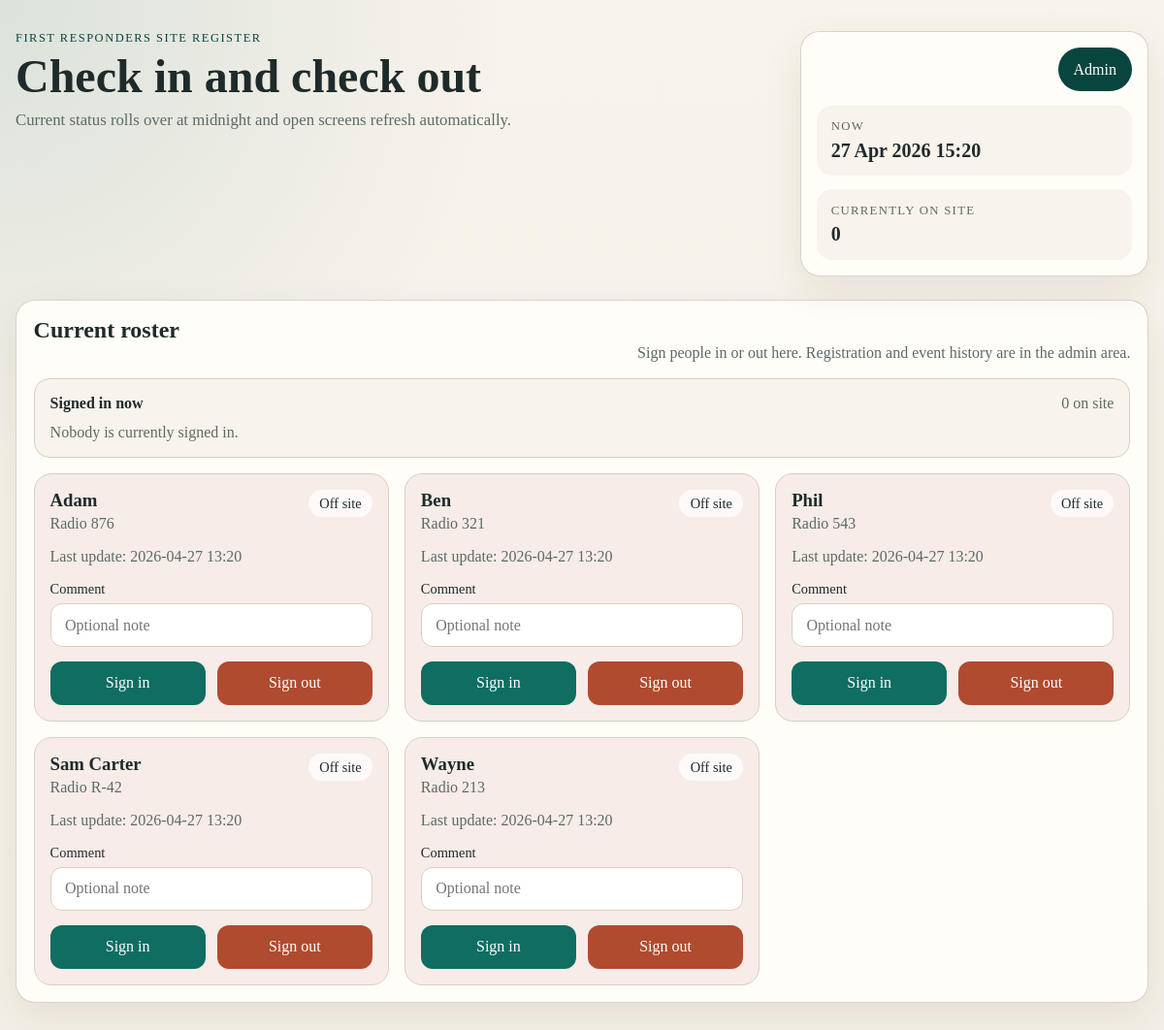
The page / on the database its author committed.
### tables this page shows
CREATE TABLE people (
        id INTEGER PRIMARY KEY AUTOINCREMENT,
        name TEXT NOT NULL,
        radio_number TEXT NOT NULL UNIQUE,
        is_on_site INTEGER NOT NULL DEFAULT 0,
        last_action_at TEXT,
        created_at TEXT NOT NULL
    );

### app.py (the view)
@app.route("/")
def index():
    db = get_db()
    people = db.execute(
        """
        SELECT id, name, radio_number, is_on_site, last_action_at
        FROM people
        ORDER BY LOWER(name), LOWER(radio_number)
        """
    ).fetchall()
    decorated_people = []
    for person in people:
        person_data = dict(person)
        person_data["effective_on_site"] = is_person_effectively_on_site(person)
        decorated_people.append(person_data)
    on_site_count = sum(person["effective_on_site"] for person in decorated_people)
    signed_in_people = [person for person in decorated_people if person["effective_on_site"]]
    return render_template(
        "index.html",
        now=current_time(),
        people=decorated_people,
        on_site_count=on_site_count,
        signed_in_people=signed_in_people,
        current_date=current_date_iso(),
    )

### app.py (called while the page is built, shortened)
def connect_db() -> sqlite3.Connection:
    connection = sqlite3.connect(app.config["DATABASE"])
    connection.row_factory = sqlite3.Row
    connection.execute("PRAGMA journal_mode=MEMORY")
    connection.execute("PRAGMA synchronous=NORMAL")
    return connection

def get_db() -> sqlite3.Connection:
    if "db" not in g:
        g.db = connect_db()
    return g.db

def init_db() -> None:
    schema = """
    CREATE TABLE IF NOT EXISTS people (
        id INTEGER PRIMARY KEY AUTOINCREMENT,
        name TEXT NOT NULL,
        radio_number TEXT NOT NULL UNIQUE,
        is_on_site INTEGER NOT NULL DEFAULT 0,
        last_action_at TEXT,
        created_at TEXT NOT NULL
    );

    CREATE TABLE IF NOT EXISTS check_events (
        id INTEGER PRIMARY KEY AUTOINCREMENT,
        person_id INTEGER NOT NULL,
        event_type TEXT NOT NULL,
        event_time TEXT NOT NULL,
        event_date TEXT NOT NULL,
        comments TEXT,
        FOREIGN KEY (person_id) REFERENCES people (id)
    );

    CREATE TABLE IF NOT EXISTS app_state (
        key TEXT PRIMARY KEY,
        value TEXT NOT NULL
    );
    """
    with closing(connect_db()) as connection:
        connection.executescript(schema)
        connection.commit()

def current_time() -> datetime:
    return datetime.now(APP_TIMEZONE)

def current_date_iso() -> str:
    return current_time().date().isoformat()

def is_person_effectively_on_site(person: sqlite3.Row | dict) -> bool:
    if not person["is_on_site"]:
        return False

def get_state(key: str) -> str | None:
    row = get_db().execute(
        "SELECT value FROM app_state WHERE key = ?",
        (key,),
    ).fetchone()
    return row["value"] if row else None

def ensure_daily_reset() -> None:
    now = current_time()
    today = current_date_iso()
    last_reset = get_state("last_reset_date")
    if last_reset == today:
        return

@app.before_request
def prepare_request() -> None:
    init_db()
    ensure_daily_reset()

### templates/index.html (shortened to what this page needs)
<!doctype html>
<html lang="en">
<head>
    <link rel="stylesheet" href="{{ url_for('static', filename='styles.css') }}">
</head>
<body>
    <main class="shell">
        <section class="hero">
            <div>
                <p class="eyebrow">First Responders Site Register</p>
                <h1>Check in and check out</h1>
                <p class="lede">
                    Current status rolls over at midnight and open screens refresh automatically.
                </p>
            </div>
            <div class="hero-panel">
                <div class="top-link-row">
                    <a class="history-link" href="{{ url_for('admin') }}">Admin</a>
                </div>
                <div class="metric">
                    <span>Now</span>
                    <strong>{{ now.strftime('%d %b %Y %H:%M') }}</strong>
                </div>
                <div class="metric">
                    <span>Currently on site</span>
                    <strong>{{ on_site_count }}</strong>
                </div>
            </div>
        </section>
        <section class="panel">
            <div class="panel-header">
                <h2>Current roster</h2>
                <p>Sign people in or out here. Registration and event history are in the admin area.</p>
            </div>
            <div class="signed-in-summary">
                <div class="summary-header">
                    <strong>Signed in now</strong>
                    <span>{{ on_site_count }} on site</span>
                </div>
                {% if signed_in_people %}
                    <div class="summary-chips">
                        {% for person in signed_in_people %}
                            <span class="summary-chip">{{ person['name'] }} · {{ person['radio_number'] }}</span>
                        {% endfor %}
                    </div>
                {% else %}
                    <p class="empty-state summary-empty">Nobody is currently signed in.</p>
                {% endif %}
            </div>
            {% if people %}
                <div class="card-grid">
                    {% for person in people %}
                        <article class="person-card {{ 'on-site' if person['effective_on_site'] else 'off-site' }}">
                            <div class="person-top">
                                <div>
                                    <h3>{{ person['name'] }}</h3>
                                    <p>Radio {{ person['radio_number'] }}</p>
                                </div>
                                <span class="status-pill">
                                    {{ 'On site' if person['effective_on_site'] else 'Off site' }}
                                </span>
                            </div>
                            <p class="last-action">
                                {% if person['last_action_at'] %}
                                    Last update: {{ person['last_action_at'].replace('T', ' ')[:16] }}
                                {% else %}
                                    No actions recorded yet.
                                {% endif %}
                            </p>
                            <form class="action-form" action="{{ url_for('record_action', person_id=person['id']) }}" method="post">
                                <label>
                                    <span>Comment</span>
                                    <input type="text" name="comments" placeholder="Optional note">
                                </label>
                                <div class="actions">
                                    <button type="submit" name="action" value="check_in" class="checkin">Sign in</button>
                                    <button type="submit" name="action" value="check_out" class="checkout">Sign out</button>
                                </div>
                            </form>
                        </article>
                    {% endfor %}
                </div>
            {% else %}
                <p class="empty-state">No people registered yet.</p>
            {% endif %}
        </section>
    </main>
</body>
</html>

### static/styles.css (style rules this page uses)
:root { --bg: #f4efe6; --panel: #fffdf8; --ink: #1f2a2b; --muted: #5d6a67; --line: #d8d0c1; --accent: #0f6d62; --accent-strong: #08453e; --warning: #b04b2f; --warning-strong: #7c2f1d; --ok-bg: #ddf4ee; --off-bg: #f7ece7; --shadow: 0 14px 40px rgba(48, 36, 20, 0.08); }
* { box-sizing: border-box; }
body { margin: 0; font-family: Georgia, "Times New Roman", serif; background: radial-gradient(circle at top left, rgba(15, 109, 98, 0.12), transparent 32%), linear-gradient(180deg, #f8f3eb 0%, var(--bg) 100%); color: var(--ink); }
.shell { width: min(1180px, calc(100% - 2rem)); margin: 0 auto; padding: 2rem 0 3rem; }
.hero { display: grid; grid-template-columns: 2.2fr 1fr; gap: 1.25rem; align-items: stretch; margin-bottom: 1.5rem; }
.eyebrow { margin: 0 0 0.5rem; text-transform: uppercase; letter-spacing: 0.12em; font-size: 0.78rem; color: var(--accent-strong); }
h1, h2, h3, p { margin-top: 0; }
h1 { font-size: clamp(2rem, 4vw, 3.75rem); line-height: 0.98; margin-bottom: 0.75rem; }
.lede { max-width: 42rem; color: var(--muted); font-size: 1.05rem; }
.hero-panel, .panel, .flash { background: var(--panel); border: 1px solid rgba(216, 208, 193, 0.9); border-radius: 20px; box-shadow: var(--shadow); }
.hero-panel { padding: 1rem; display: grid; gap: 0.9rem; align-content: start; }
.metric { padding: 0.9rem; border-radius: 16px; background: #f8f3eb; }
.metric span { display: block; font-size: 0.8rem; text-transform: uppercase; letter-spacing: 0.1em; color: var(--muted); margin-bottom: 0.35rem; }
.metric strong { font-size: 1.25rem; }
.history-link { display: inline-flex; justify-content: center; align-items: center; text-decoration: none; color: white; background: var(--accent-strong); padding: 0.85rem 1rem; border-radius: 999px; }
.top-link-row { display: flex; justify-content: flex-end; }
.panel { padding: 1.1rem; margin-bottom: 1.25rem; }
.signed-in-summary { margin-bottom: 1rem; padding: 1rem; border: 1px solid var(--line); border-radius: 16px; background: #f8f3eb; }
.summary-header { display: flex; justify-content: space-between; gap: 1rem; align-items: center; margin-bottom: 0.75rem; }
.summary-header span { color: var(--muted); }
.summary-empty { margin-bottom: 0; }
.panel-header { display: flex; justify-content: space-between; gap: 1rem; align-items: end; margin-bottom: 1rem; }
.panel-header p { color: var(--muted); margin-bottom: 0.1rem; }
.register-form, .action-form { display: grid; gap: 0.9rem; }
label span { display: block; margin-bottom: 0.35rem; font-size: 0.9rem; }
input, button { font: inherit; }
input { width: 100%; padding: 0.8rem 0.9rem; border: 1px solid var(--line); border-radius: 12px; background: white; }
button { border: 0; border-radius: 12px; padding: 0.85rem 1rem; cursor: pointer; }
.register-form button, .checkin { background: var(--accent); color: white; }
.checkout { background: var(--warning); color: white; }
.card-grid { display: grid; grid-template-columns: repeat(auto-fit, minmax(280px, 1fr)); gap: 1rem; }
.person-card { padding: 1rem; border-radius: 18px; border: 1px solid var(--line); }
.person-card.off-site { background: var(--off-bg); }
.person-top { display: flex; justify-content: space-between; gap: 1rem; align-items: start; }
.person-top h3 { margin-bottom: 0.25rem; }
.person-top p, .last-action { color: var(--muted); }
.status-pill { white-space: nowrap; background: rgba(255, 255, 255, 0.75); border-radius: 999px; padding: 0.35rem 0.7rem; font-size: 0.9rem; }
.actions { display: grid; grid-template-columns: 1fr 1fr; gap: 0.75rem; }
.empty-state { color: var(--muted); }

### rows shown on the page
people: name "Adam", radio_number "876", effective_on_site "Off site", last_action_at "2026-04-27 13:20"
people: name "Ben", radio_number "321", effective_on_site "Off site", last_action_at "2026-04-27 13:20"
people: name "Phil", radio_number "543", effective_on_site "Off site", last_action_at "2026-04-27 13:20"
people: name "Sam Carter", radio_number "R-42", effective_on_site "Off site", last_action_at "2026-04-27 13:20"
people: name "Wayne", radio_number "213", effective_on_site "Off site", last_action_at "2026-04-27 13:20"

### other values the page prints
{{ now.strftime('%d %b %Y %H:%M') }} "27 Apr 2026 15:20"
{{ on_site_count }} "0"
